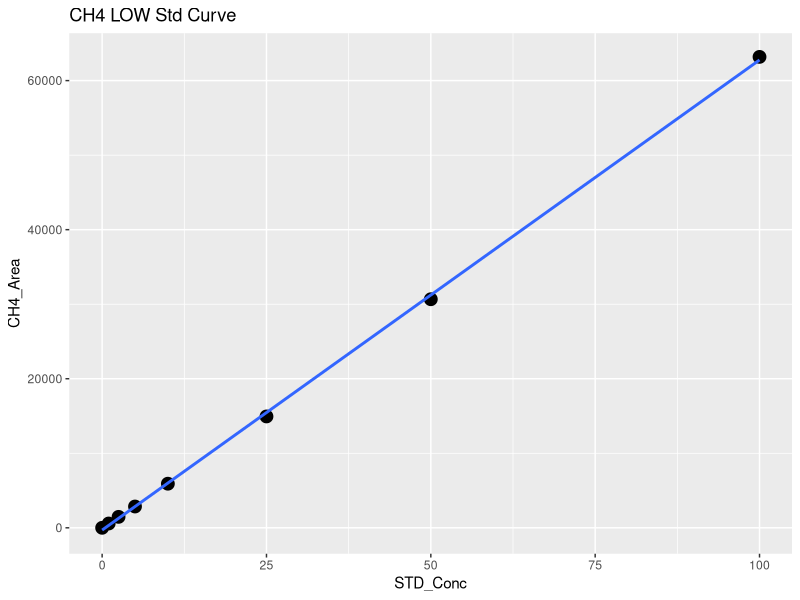
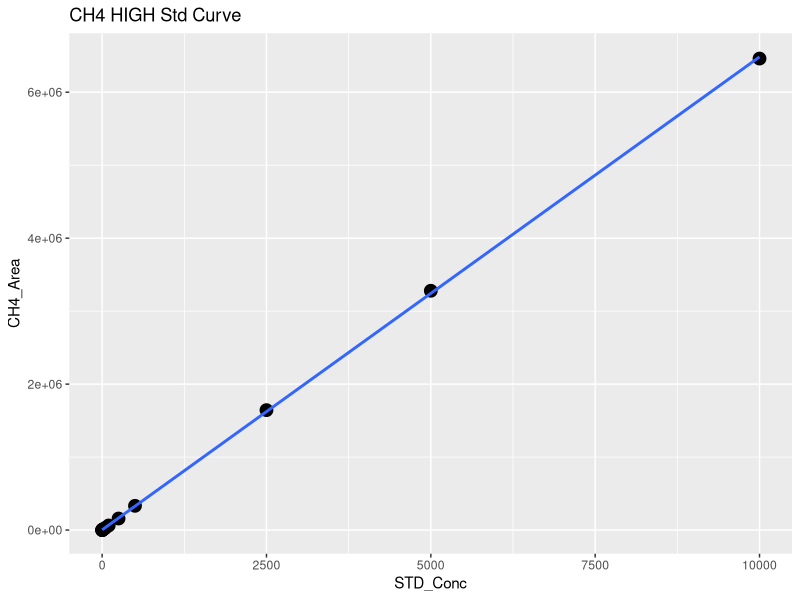
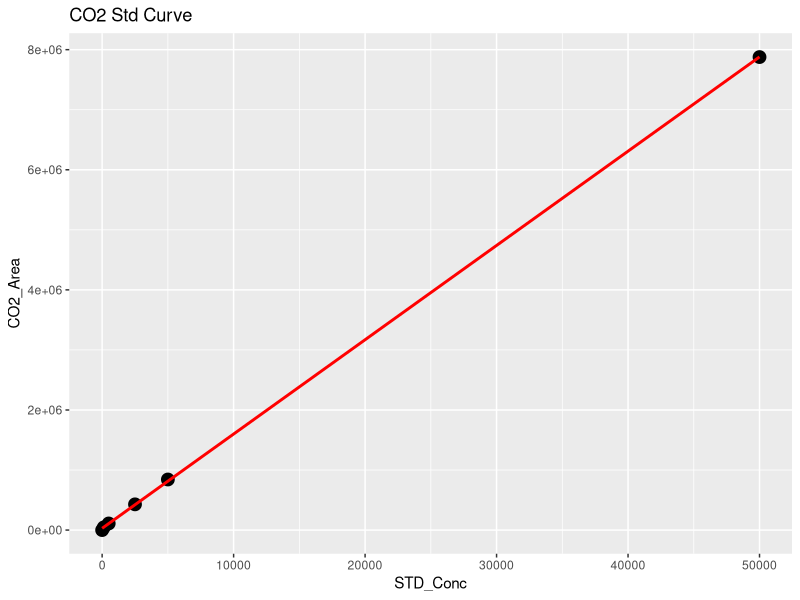
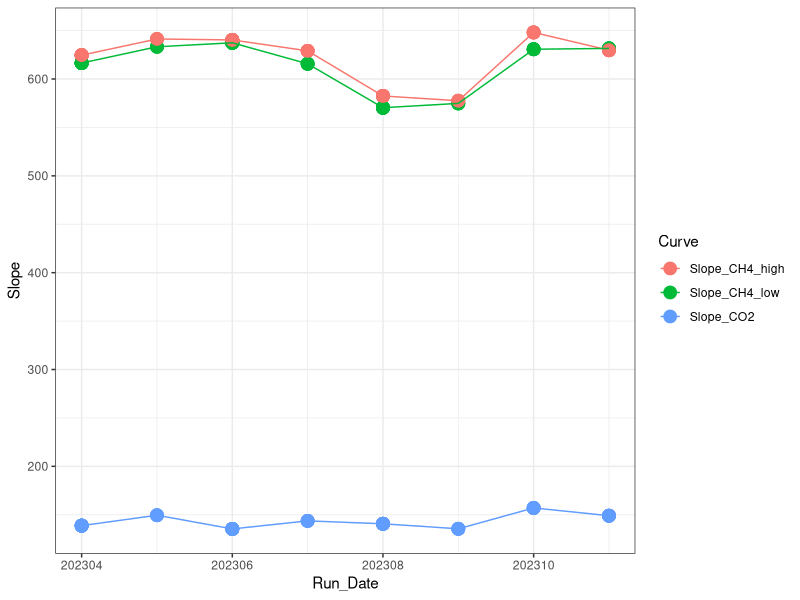

The R script that drew these images, in order: (Note: this script raises an error after producing the figures.)
## ---- chunk 1
library(dplyr)
library(ggplot2)
library(ggpubr)
library(stringr)
## ---- chunk 2

#Read in Oct Data 
raw <- read.csv("2023 Raw Data/TEMPEST_SGAS_Oct_2023_entered_SW.csv")
head(raw)

#pull out methane standards
stds_ch4 <-  raw %>%  
  filter(str_detect(Sample_Type, "STD_CH4"))
#head(stds_ch4)

#split into high curve and low curve for CH4
stds_ch4_low <- stds_ch4  %>%  
  filter(!STD_Conc > 100)

#Low curve for CH4
CH4_Low <- ggplot(stds_ch4_low, aes(STD_Conc, CH4_Area)) + geom_point(size=4) + 
  geom_smooth(method = "lm", se = FALSE) + labs(title="CH4 LOW Std Curve")
CH4_Low

CH4_Low_lm <- lm(stds_ch4_low$CH4_Area ~ stds_ch4_low$STD_Conc)
summary(CH4_Low_lm)
cf <- coef(CH4_Low_lm)

#create data frame with 1 rows and 0 columns
Slope_CH4_low <- data.frame(matrix(ncol = 0, nrow = 1))
Slope_CH4_low$Curve <- "Slope_CH4_low"
Slope_CH4_low$R2 <- summary(CH4_Low_lm)$adj.r.squared
Slope_CH4_low$Slope <- cf[2]
Slope_CH4_low$Intercept <- cf[1]
#head(Slope_CH4_low)

#High curve for CH4
CH4_High <- ggplot(stds_ch4, aes(STD_Conc, CH4_Area)) + geom_point(size=4) + 
  geom_smooth(method = "lm", se = FALSE) + labs(title="CH4 HIGH Std Curve")
CH4_High

stds_ch4_lm <- lm(stds_ch4$CH4_Area ~ stds_ch4$STD_Conc)
summary(stds_ch4_lm)
cf <- coef(stds_ch4_lm)

#create data frame with 1 rows and 0 columns
Slope_CH4_high <- data.frame(matrix(ncol = 0, nrow = 1))
Slope_CH4_high$Curve <- "Slope_CH4_high"
Slope_CH4_high$R2 <- summary(stds_ch4_lm)$adj.r.squared
Slope_CH4_high$Slope <- cf[2]
Slope_CH4_high$Intercept <- cf[1]
#head(Slope_CH4_high)

#pull out co2 standards
stds_co2 <-  raw %>%  
  filter(str_detect(Sample_Type, "STD_CO2"))
#head(stds_co2)

#CO2 Curve
CO2_stds <- ggplot(stds_co2, aes(STD_Conc, CO2_Area)) + geom_point(size=4) + 
  geom_smooth(method = "lm", se = FALSE, color="red") + labs(title="CO2 Std Curve")
CO2_stds

stds_co2_lm <- lm(stds_co2$CO2_Area ~ stds_co2$STD_Conc)
summary(stds_co2_lm)
cf <- coef(stds_co2_lm)

#create data frame with 1 rows and 0 columns
Slope_CO2 <- data.frame(matrix(ncol = 0, nrow = 1))
Slope_CO2$Curve <- "Slope_CO2"
Slope_CO2$R2 <- summary(stds_co2_lm)$adj.r.squared
Slope_CO2$Slope <- cf[2]
Slope_CO2$Intercept <- cf[1]
#head(Slope_CO2)

#pull all the slopes together into one dataframe 
Slopes <- rbind(Slope_CH4_low, Slope_CH4_high, Slope_CO2)
#head(Slopes)

#needs changed each time #####
Slopes$Run_Date <- c(202310, 202310, 202310)

log <- read.csv("2023 Raw Data/COMPASS_TEMPEST_Varian_QAQC_2023.csv")
head(log)
log <- log[ ,-c(1)]
log <- rbind(log, Slopes)

Slopes_chk <- ggplot(log, aes(Run_Date, Slope, col=Curve)) + geom_point(size=4) + geom_line() + theme_bw()
Slopes_chk

write.csv(log, "2023 Raw Data/COMPASS_TEMPEST_Varian_QAQC_2023.csv")
## ---- chunk 3
#head(raw)

#pull out methane standards
Samples <-  raw %>%  
  filter(!str_detect(Sample_Type, "STD_CH4")) %>%  
  filter(!str_detect(Sample_Type, "STD_CO2")) %>%  
  filter(!str_detect(Sample_Type, "Blank")) %>%  
  filter(!str_detect(Sample_Type, "Chk_STD")) %>%  
   filter(!str_detect(Sample_Type, "CHKSTD")) %>%
  filter(!str_detect(Sample_Type, "NA"))
#head(Samples)

#Now flag any areas that are above the 100ppm area for CH4
Samples$CH4_Curve <- ifelse(Samples$CH4_Area >71000, "High", "Low")
#head(Samples)

#Calculate CH4 concentrations in ppm
Samples$CH4_Conc_ppm <- ifelse(Samples$CH4_Area >71000, (Samples$CH4_Area-Slope_CH4_high$Intercept)/Slope_CH4_high$Slope,                                       (Samples$CH4_Area-Slope_CH4_low$Intercept)/Slope_CH4_low$Slope )

#Calculate CO2 concentrations in ppm 
Samples$CO2_Conc_ppm <- ((Samples$CO2_Area-Slope_CO2$Intercept)/Slope_CO2$Slope) 

#head(Samples)

##########make flags for any dilutions needed 
#highest CH4 standard = 10000
#highest CO2 standard = 50000

Samples$CH4_Flag <- ifelse(Samples$CH4_Conc_ppm >10000, "Needs Dilution", "Within Range")
Samples$CO2_Flag <- ifelse(Samples$CO2_Conc_ppm >50000, "Needs Dilution", "Within Range")
#head(Samples)

## ---- chunk 4

chks <-  raw %>%  
  filter(!str_detect(Sample_Type, "STD_CH4")) %>%  
  filter(!str_detect(Sample_Type, "STD_CO2")) %>%  
  filter(!str_detect(Sample_Type, "Blank")) %>%  
  filter(!str_detect(Sample_Type, "Unknown")) %>%  
  filter(!str_detect(Sample_Type, "NA"))
#head(chks)

#Calculate CH4 concentrations in ppm
chks$CH4_Conc_ppm <- ifelse(chks$CH4_Area >71000, 
                      (chks$CH4_Area-Slope_CH4_high$Intercept)/Slope_CH4_high$Slope,                                       (chks$CH4_Area-Slope_CH4_low$Intercept)/Slope_CH4_low$Slope )

#Calculate CO2 concentrations in ppm 
chks$CO2_Conc_ppm <- ((chks$CO2_Area-Slope_CO2$Intercept)/Slope_CO2$Slope)



#change this if check standard concentrations are different 
level_ch4 <- 5      #ppm
level_co2 <- 1000   #ppm

#calculate percent difference of check standards 
chks$Ch4_diff <- ((chks$CH4_Conc_ppm - level_ch4)/((chks$CH4_Conc_ppm + level_ch4)/2)) * 100
chks$CH4_diff_flag <-  ifelse(chks$Ch4_diff <10, 'YES', 'NO, rerun')

chks$CO2_diff <- ((chks$CO2_Conc_ppm - level_co2)/((chks$CO2_Conc_ppm + level_co2)/2)) * 100
chks$CO2_diff_flag <-  ifelse(chks$CO2_diff <10, 'YES', 'NO, rerun')

#now plot the Ch4 concentrations and the CO2 concentrations vs. the expected concentration 
#then also make the color the percent difference between the expected and observed concentration 

ch4_chk <-  ggplot(data = chks, aes(x = Sample_ID, y = CH4_Conc_ppm, fill=CH4_diff_flag)) +
       geom_bar(stat = 'identity') + 
        scale_fill_manual(values=c("darkgreen", "darkgrey"))+
        theme_classic() + labs(x= " ", y="Percent Difference  (%)", title="Check Stds: CH4") + 
        theme(legend.position="bottom") +  geom_hline(yintercept=level_ch4, linetype="dashed", 
                color = "black", size=1)


co2_chk <-  ggplot(data = chks, aes(x = Sample_ID, y = CO2_Conc_ppm, fill=CO2_diff_flag)) +
       geom_bar(stat = 'identity') + 
        scale_fill_manual(values=c("darkgreen", "darkgrey"))+
        theme_classic() + labs(x= " ", y="Percent Difference  (%)", title="Check Stds: CO2") + 
        theme(legend.position="bottom") +  geom_hline(yintercept=level_co2, linetype="dashed", 
                color = "black", size=1)

ggarrange(ch4_chk, co2_chk, nrow=1, ncol=2)


## ---- chunk 5

#multiply the concentration by the dilution factor
Samples$CH4_Conc_ppm_dilcorr <- (Samples$CH4_Conc_ppm * Samples$Dilution_Factor)

Samples$CO2_Conc_ppm_dilcorr <- (Samples$CO2_Conc_ppm * Samples$Dilution_Factor)

#check results
#head(Samples)

#quick first look at the samples 
ch4_samples <-  ggplot(data = Samples, aes(x = Sample_ID, y = CH4_Conc_ppm, fill=CH4_Flag)) +
       geom_bar(stat = 'identity') + 
        scale_fill_manual(values=c("darkgreen","red"))+
        theme_classic() + labs(x= " ", y="CH4 (ppm)", title="CH4: Green = Within Range") + 
        theme(legend.position="none") 


co2_samples <-  ggplot(data = Samples, aes(x = Sample_ID, y = CO2_Conc_ppm, fill=CO2_Flag)) +
       geom_bar(stat = 'identity') + 
        scale_fill_manual(values=c( "darkgreen", "red"))+
        theme_classic() + labs(x= " ", y="CO2 (ppm)", title="CO2: Green = Within Range") + 
        theme(legend.position="none") 

ggarrange(ch4_samples, co2_samples, nrow=1, ncol=2)


## ---- chunk 6

# Convert ppm CH4 to total umol CH4 in the sample headspace
# use Ideal Gas Law:  
#   hdsp umol CH4 = ppm CH4*(PV/RT) 
#      P = 1 (pressure in atm)
#      R = 0.082 (gas constant)
#      V = 0.015 (gas syringe volume in L)
#      T = "TempC" column value in Kelvin (equilibration temperature)

#set the volume used for the sample
volume = 0.02
TempC <-  25 #I am assuming 25C not sure how we want to handle this

#Calculate CH4 concentrations in ppm
Samples$CH4_Conc_umol <- ifelse(Samples$G_W == "W",
                    ((Samples$CH4_Conc_ppm_dilcorr*((1*volume/1000)/(0.08206*(TempC+273.15))))/(volume/1000)),
                    ((((Samples$CH4_Conc_ppm_dilcorr/1000))/16.04)*1000000  ))
Samples$CO2_Conc_umol <- ifelse(Samples$G_W == "W",
                    ((Samples$CO2_Conc_ppm_dilcorr*((1*volume/1000)/(0.08206*(TempC+273.15))))/(volume/1000)),
                    ((((Samples$CO2_Conc_ppm_dilcorr/1000))/16.04)*1000000  ))

#quick first look at the samples 
ch4_samples1 <-  ggplot(data = Samples, aes(x = Sample_ID, y = CH4_Conc_umol, fill=G_W)) +
       geom_bar(stat = 'identity') + 
        scale_fill_manual(values=c("darkgrey","darkblue"))+ 
        theme_classic() + labs(x= " ", y="CH4 (uM)", title="CH4: Blue = PW Sample") + 
        theme(legend.position="none") 


co2_samples1 <-  ggplot(data = Samples, aes(x = Sample_ID, y = CO2_Conc_umol, fill=G_W)) +
       geom_bar(stat = 'identity') + 
        scale_fill_manual(values=c("darkgrey","darkblue"))+
        theme_classic() + labs(x= " ", y="CO2 (uM)", title="CO2: Blue = PW Sample") + 
        theme(legend.position="none") 

ggarrange(ch4_samples1, co2_samples1, nrow=1, ncol=2)

## ---- chunk 7
#check results
#head(Samples)

#pull out what we need 
Samples1 <- Samples[ ,c(1:3,6:16,20, 24:30)]
#head(Samples1)

Samples1 <- Samples1 %>% 
  rename(Field_Notes = Field_.Notes)

write.csv(Samples1, "2023 Processed Data/COMPASS_TEMPEST_SGW_202310_Processed.csv")
